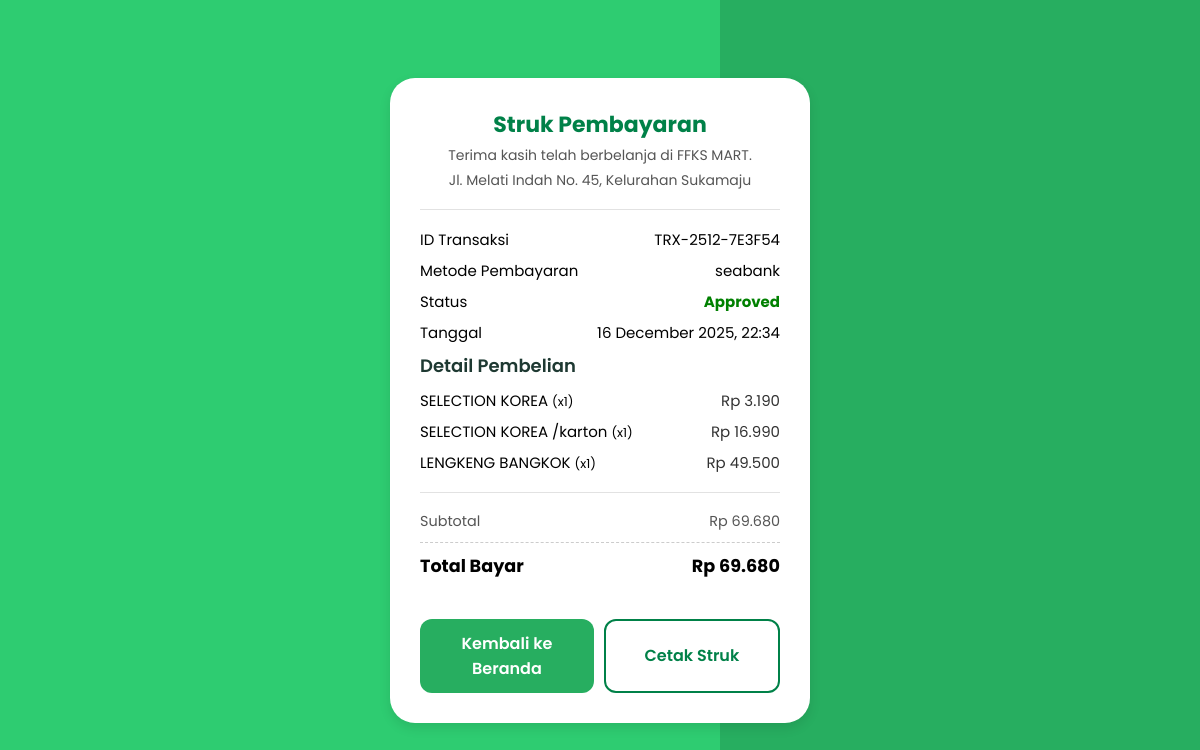
The page /struct.php?id=TRX-2512-7E3F54 on the database its author committed.
### tables this page shows
CREATE TABLE `transaksi` (
  `id_transaksi` varchar(20) NOT NULL,
  `id_customer` varchar(20) DEFAULT NULL,
  `id_admin` varchar(20) DEFAULT NULL,
  `id_metode` int(11) DEFAULT NULL,
  `tanggal_transaksi` datetime DEFAULT current_timestamp(),
  `total_belanja` decimal(10,2) DEFAULT 0.00,
  `total_bayar` decimal(10,2) DEFAULT 0.00,
  `status_pembayaran` enum('unpaid','pending','approved','rejected') NOT NULL DEFAULT 'unpaid'
);

CREATE TABLE `metode_pembayaran` (
  `id_metode` int(11) NOT NULL,
  `nama_metode` varchar(50) DEFAULT NULL
);

CREATE TABLE `detail_transaksi` (
  `id_detail` int(11) NOT NULL,
  `id_transaksi` varchar(20) DEFAULT NULL,
  `id_produk` varchar(10) DEFAULT NULL,
  `qty` int(11) DEFAULT NULL,
  `harga_satuan_saat_ini` decimal(10,2) DEFAULT NULL,
  `subtotal` decimal(10,2) DEFAULT NULL
);

CREATE TABLE `produk` (
  `id_produk` varchar(10) NOT NULL,
  `id_kategori` int(11) DEFAULT NULL,
  `nama_produk` varchar(100) DEFAULT NULL,
  `harga` decimal(10,2) DEFAULT NULL,
  `gambar` varchar(255) DEFAULT NULL
);

### HTML/struct.php (the view, shortened to what this page needs)
<?php
require_once __DIR__ . '/../PHP/config.php';
$id = $_GET['id'] ?? "";
$queryHeader = "SELECT t.id_transaksi, t.tanggal_transaksi, t.status_pembayaran,
                       t.total_belanja, t.total_bayar,
                       m.nama_metode
                FROM transaksi t
                LEFT JOIN metode_pembayaran m ON t.id_metode = m.id_metode
                WHERE t.id_transaksi = ?";
$stmt = mysqli_prepare($con, $queryHeader);
mysqli_stmt_bind_param($stmt, "s", $id);
mysqli_stmt_execute($stmt);
$resultHeader = mysqli_stmt_get_result($stmt);
$data = mysqli_fetch_assoc($resultHeader);
$queryDetail = "SELECT d.qty, d.subtotal, d.harga_satuan_saat_ini, p.nama_produk
                FROM detail_transaksi d
                LEFT JOIN produk p ON d.id_produk = p.id_produk
                WHERE d.id_transaksi = ?";
$stmtDetail = mysqli_prepare($con, $queryDetail);
mysqli_stmt_bind_param($stmtDetail, "s", $id);
mysqli_stmt_execute($stmtDetail);
$resultDetail = mysqli_stmt_get_result($stmtDetail);
$subtotalKotor = $data['total_belanja'];
$grandTotal    = $data['total_bayar'];
$formattedDate = date('d F Y, H:i', strtotime($data['tanggal_transaksi']));
?>
<!DOCTYPE html>
<html lang="id">
<head>
    <link rel="stylesheet" href="../CSS/struct.css" />
</head>
<body>
    <div class="receipt-card">
        <p class="receipt-title">Struk Pembayaran</p>
        <p class="receipt-sub">Terima kasih telah berbelanja di FFKS MART.</p>
        <p class="receipt-sub">Jl. Melati Indah No. 45, Kelurahan Sukamaju</p>
        <div class="line"></div>
        <div class="info">
            <div class="row">
                <span>ID Transaksi</span>
                <span><?= htmlspecialchars($data['id_transaksi']) ?></span>
            </div>
            <div class="row">
                <span>Metode Pembayaran</span>
                <span><?= htmlspecialchars($data['nama_metode']) ?></span>
            </div>
            <div class="row">
                <span>Status</span>
                <span>
                    <?php
                        $status = $data['status_pembayaran'];
                        $color = ($status == 'approved') ? 'green' : (($status == 'unpaid') ? 'red' : 'black');
                        echo "<strong style='color:$color'>" . ucfirst($status) . "</strong>";
                    ?>
                </span>
            </div>
            <div class="row">
                <span>Tanggal</span>
                <span><?= $formattedDate ?></span>
            </div>
        </div>
        <div class="section-title">Detail Pembelian</div>
        <div class="items">
            <?php while ($row = mysqli_fetch_assoc($resultDetail)) : ?>
                <div class="item">
                    <span><?= htmlspecialchars($row['nama_produk']) ?> <small>(x<?= $row['qty'] ?>)</small></span>
                    <span>Rp <?= number_format($row['subtotal'], 0, ',', '.') ?></span>
                </div>
            <?php endwhile; ?>
        </div>
        <div class="line"></div>
        <div class="summary-section">
            <div class="summary-row">
                <span>Subtotal</span>
                <span>Rp <?= number_format($subtotalKotor, 0, ',', '.') ?></span>
            </div>
            <div class="summary-row final">
                <span>Total Bayar</span>
                <span>Rp <?= number_format($grandTotal, 0, ',', '.') ?></span>
            </div>
        </div>
        <div class="actions">
            <button class="back-btn" onclick="window.location.href='../HTML/index.php'">Kembali ke Beranda</button>
            <button class="back-btn alt" onclick="window.print()">Cetak Struk</button>
        </div>
    </div>
</body>
</html>

### CSS/struct.css (style rules this page uses)
* { margin: 0; padding: 0; box-sizing: border-box; font-family: "Poppins", sans-serif; }
:root { --main--color: #008148; --second--color: #1e3932; }
body { background: linear-gradient(90deg, #2ecc71 60%, #27ae60 40.1%); min-height: 100vh; display: flex; justify-content: center; align-items: center; padding: 25px; }
.receipt-card { width: 420px; background: #ffffff; padding: 30px; border-radius: 25px; box-shadow: 0 5px 12px rgba(0, 0, 0, 0.1); animation: fadeIn 0.35s ease; }
.receipt-title { text-align: center; font-size: 22px; font-weight: 700; color: var(--main--color); }
.receipt-sub { text-align: center; font-size: 14px; margin-top: 4px; color: #555; }
.line { width: 100%; height: 1px; background: #e2e2e2; margin: 18px 0; }
.info .row, .items .item, .total { display: flex; justify-content: space-between; margin-bottom: 8px; font-size: 15px; }
.section-title { font-size: 18px; margin-bottom: 10px; color: var(--second--color); font-weight: 600; }
.items .item span:last-child { opacity: 0.8; }
.actions { display: flex; gap: 10px; margin-top: 20px; }
.back-btn.alt { background: transparent; color: var(--main--color); border: 2px solid var(--main--color); }
.back-btn { width: 100%; margin-top: 20px; padding: 12px; border: none; background: #27ae60; color: white; border-radius: 12px; font-size: 16px; font-weight: 600; cursor: pointer; }

### HTML/struct.php (style rules this page uses)
.summary-row { display: flex; justify-content: space-between; margin-bottom: 5px; font-size: 0.9em; color: #555; }
.summary-row.final { font-weight: bold; color: #000; font-size: 1.1em; margin-top: 10px; border-top: 1px dashed #ccc; padding-top: 10px; }

### rows shown on the page
transaksi: id_transaksi "TRX-2512-7E3F54", id_metode.nama_metode "seabank", status_pembayaran "Approved", tanggal_transaksi "16 December 2025, 22:34", total_belanja "69.680", total_bayar "69.680"
detail_transaksi: id_produk.nama_produk "SELECTION KOREA", qty "1", subtotal "3.190"
detail_transaksi: id_produk.nama_produk "SELECTION KOREA /karton", qty "1", subtotal "16.990"
detail_transaksi: id_produk.nama_produk "LENGKENG BANGKOK", qty "1", subtotal "49.500"
